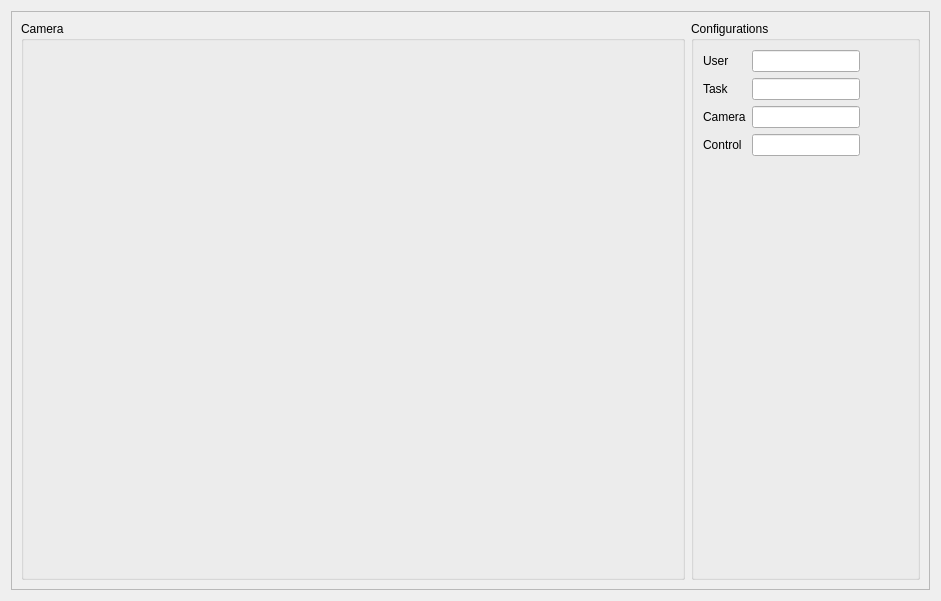
<?xml version="1.0" encoding="UTF-8"?>
<ui version="4.0">
 <class>Form</class>
 <widget class="QWidget" name="Form">
  <property name="geometry">
   <rect>
    <x>0</x>
    <y>0</y>
    <width>941</width>
    <height>601</height>
   </rect>
  </property>
  <property name="windowTitle">
   <string>Form</string>
  </property>
  <layout class="QGridLayout" name="gridLayout">
   <item row="0" column="0">
    <widget class="QScrollArea" name="scrollArea">
     <property name="widgetResizable">
      <bool>true</bool>
     </property>
     <widget class="QWidget" name="scrollAreaWidgetContents">
      <property name="geometry">
       <rect>
        <x>0</x>
        <y>0</y>
        <width>921</width>
        <height>581</height>
       </rect>
      </property>
      <layout class="QGridLayout" name="gridLayout_2">
       <item row="0" column="0">
        <widget class="QGroupBox" name="groupBox">
         <property name="minimumSize">
          <size>
           <width>0</width>
           <height>0</height>
          </size>
         </property>
         <property name="title">
          <string>Camera</string>
         </property>
         <layout class="QGridLayout" name="gridLayout_4">
          <item row="0" column="0">
           <widget class="QLabel" name="videoFrame">
            <property name="minimumSize">
             <size>
              <width>640</width>
              <height>480</height>
             </size>
            </property>
            <property name="text">
             <string/>
            </property>
           </widget>
          </item>
          <item row="1" column="0">
           <spacer name="verticalSpacer_2">
            <property name="orientation">
             <enum>Qt::Vertical</enum>
            </property>
            <property name="sizeHint" stdset="0">
             <size>
              <width>20</width>
              <height>40</height>
             </size>
            </property>
           </spacer>
          </item>
         </layout>
        </widget>
       </item>
       <item row="0" column="1">
        <widget class="QGroupBox" name="groupBox_2">
         <property name="title">
          <string>Configurations</string>
         </property>
         <layout class="QGridLayout" name="gridLayout_3">
          <item row="5" column="0">
           <widget class="QLabel" name="label_4">
            <property name="text">
             <string>Control</string>
            </property>
           </widget>
          </item>
          <item row="4" column="0">
           <widget class="QLabel" name="label_3">
            <property name="text">
             <string>Camera</string>
            </property>
           </widget>
          </item>
          <item row="5" column="1">
           <widget class="QLineEdit" name="lineEdit_4">
            <property name="enabled">
             <bool>true</bool>
            </property>
            <property name="readOnly">
             <bool>true</bool>
            </property>
           </widget>
          </item>
          <item row="2" column="2">
           <spacer name="horizontalSpacer">
            <property name="orientation">
             <enum>Qt::Horizontal</enum>
            </property>
            <property name="sizeHint" stdset="0">
             <size>
              <width>40</width>
              <height>20</height>
             </size>
            </property>
           </spacer>
          </item>
          <item row="2" column="0">
           <widget class="QLabel" name="label">
            <property name="text">
             <string>User</string>
            </property>
           </widget>
          </item>
          <item row="3" column="1">
           <widget class="QLineEdit" name="lineEdit_2">
            <property name="enabled">
             <bool>true</bool>
            </property>
            <property name="readOnly">
             <bool>true</bool>
            </property>
           </widget>
          </item>
          <item row="4" column="1">
           <widget class="QLineEdit" name="lineEdit_3">
            <property name="enabled">
             <bool>true</bool>
            </property>
            <property name="readOnly">
             <bool>true</bool>
            </property>
           </widget>
          </item>
          <item row="3" column="0">
           <widget class="QLabel" name="label_2">
            <property name="text">
             <string>Task</string>
            </property>
           </widget>
          </item>
          <item row="2" column="1">
           <widget class="QLineEdit" name="lineEdit">
            <property name="enabled">
             <bool>true</bool>
            </property>
            <property name="readOnly">
             <bool>true</bool>
            </property>
           </widget>
          </item>
          <item row="6" column="1">
           <spacer name="verticalSpacer">
            <property name="orientation">
             <enum>Qt::Vertical</enum>
            </property>
            <property name="sizeHint" stdset="0">
             <size>
              <width>20</width>
              <height>40</height>
             </size>
            </property>
           </spacer>
          </item>
         </layout>
        </widget>
       </item>
      </layout>
     </widget>
    </widget>
   </item>
  </layout>
 </widget>
 <resources/>
 <connections/>
</ui>
